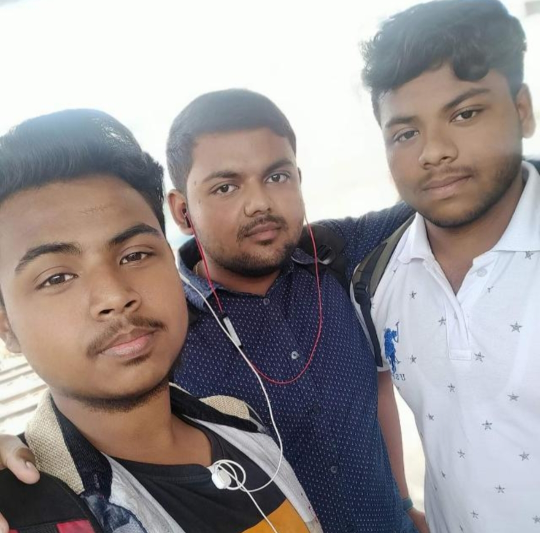
#> input picture Sour.jpg, 1080 x 1066 px (shown at 1/2 size)
$ python main.py Sour.jpg
#> lines starting #> are read from the running program, lines starting #| are printed output that depends on the picture
import sys
from PIL import Image
image_path = sys.argv[0]
img = Image.open("Sour.jpg")
#> img is the input picture: PIL image 1080x1066 RGB; mean R, G, B 153.7, 147, 147.5
width, height = img.size
#> width = 1080; height = 1066
aspect_ratio = height/width
#> aspect_ratio = 0.987
new_width = 120
new_height = aspect_ratio*new_width*0.55
#> new_height = 65.14
img = img.resize((new_width,int(new_height)))
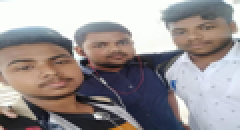
#> img: PIL image 120x65 RGB (shown 2 times larger); mean R, G, B 153.7, 147, 147.4
img = img.convert("L")
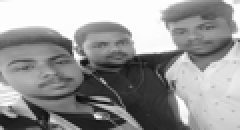
#> img: PIL image 120x65 L (shown 2 times larger); min 12, max 255, mean 149
pixels = img.getdata()
chars = ["S","O","U","R","A","V"]
new_pixels = [chars[pixel//250] for pixel in pixels]
#> new_pixels = 7800 items, first 6: 'S', 'S', 'S', 'S', 'S', 'O'
pixels = ''.join(new_pixels)
new_pixels_count= len(new_pixels)
#> new_pixels_count = 7800
ascii_image = [new_pixels[index:index+new_width] for index in range(0,new_pixels_count, new_width)]
#> ascii_image = 65 items
#> (the run stopped early here; a loop or call above may not have finished)
